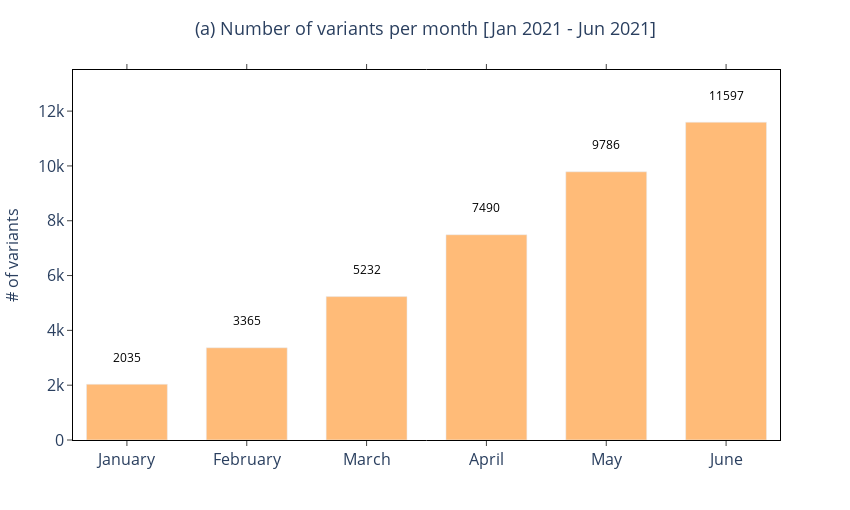

Notebook source saved alongside this figure:
### Code cell
import plotly.graph_objects as go
import plotly.tools as tls
from plotly.offline import plot, iplot, init_notebook_mode
from IPython.core.display import display, HTML
import pandas as pd
import numpy as np

init_notebook_mode(connected = True)
config={'showLink': False, 'displayModeBar': False}

labels=['Jan', 'Feb', 'Mar', 'Apr', 'May', 'Jun']
labels_full=['January', 'February', 'March', 'April', 'May', 'June']
variants = [2035, 3365, 5232, 7490, 9786, 11597]

figa = go.Figure(data=[
    go.Bar(name='GISAID data', 
           x=labels_full, 
           y=variants,
           marker_color="rgb(255, 187, 120)", 
           text = variants,
           textposition = 'outside',
           texttemplate='%{text}<br> ',
           textfont=dict(
               size=12,
               color="black"),
           hovertemplate = "<b> Month: </b> <i> %{x} </i>, <br><b> # variants : </b> <i> %{y} </i> <br>")
])


figa.update_layout(title = '(a) Number of variants per month [Jan 2021 - Jun 2021]',
                  title_x = 0.5, 
                  xaxis=dict(range=[-0.45,5.45], 
                             mirror='all',
                             ticks='outside',
                             showline=True,
                             linecolor='#000',       
                             tickfont = dict(size=16)),
                  yaxis_title='# of variants',
                  yaxis=dict(range=[0,13500], 
                             mirror=True,
                             ticks='outside', 
                             showline=True, 
                             linecolor='#000',
                             tickfont = dict(size=16)),
                  plot_bgcolor='#fff', 
                  width = 850, 
                  height = 510,
                  font = dict(size = 13),
                  margin=go.layout.Margin(l=70,
                                         r=70,
                                         b=70,
                                        t=70),
                   bargap=0.25,
                   bargroupgap=0.1)

# figa.update_traces(texttemplate='%{text:.2f}<br>  <br>', 
#                    textposition='outside')

# plot(figa, filename = './figure-outputs/fig1_a.html', config = config)
# THEBELAB
# display(HTML('./figure-outputs/fig1_a.html'))
# BINDER
iplot(figa,config=config)

### Figure 1 — Plotly figure (JSON) as saved in the notebook; plotly's stock layout.template omitted (floating-point values rounded to 4 significant figures)
{"data": [{"hovertemplate": "<b> Month: </b> <i> %{x} </i>, <br><b> # variants : </b> <i> %{y} </i> <br>", "marker": {"color": "rgb(255, 187, 120)"}, "name": "GISAID data", "text": ["2035", "3365", "5232", "7490", "9786", "11597"], "textfont": {"color": "black", "size": 12}, "textposition": "outside", "texttemplate": "%{text}<br> ", "type": "bar", "x": ["January", "February", "March", "April", "May", "June"], "y": [2035, 3365, 5232, 7490, 9786, 11597]}], "layout": {"bargap": 0.25, "bargroupgap": 0.1, "font": {"size": 13}, "height": 510, "margin": {"b": 70, "l": 70, "r": 70, "t": 70}, "plot_bgcolor": "#fff", "title": {"text": "(a) Number of variants per month [Jan 2021 - Jun 2021]", "x": 0.5}, "width": 850, "xaxis": {"linecolor": "#000", "mirror": "all", "range": [-0.45, 5.45], "showline": true, "tickfont": {"size": 16}, "ticks": "outside"}, "yaxis": {"linecolor": "#000", "mirror": true, "range": [0, 13500], "showline": true, "tickfont": {"size": 16}, "ticks": "outside", "title": {"text": "# of variants"}}}}
